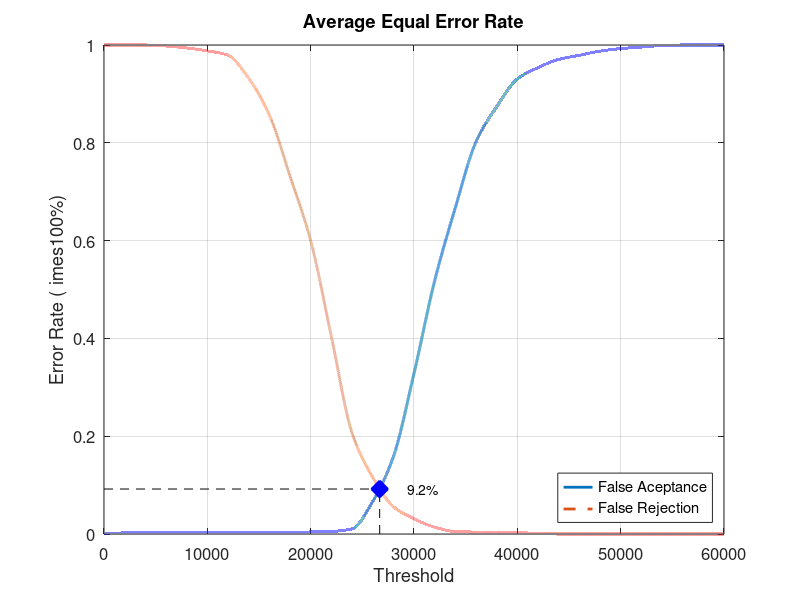
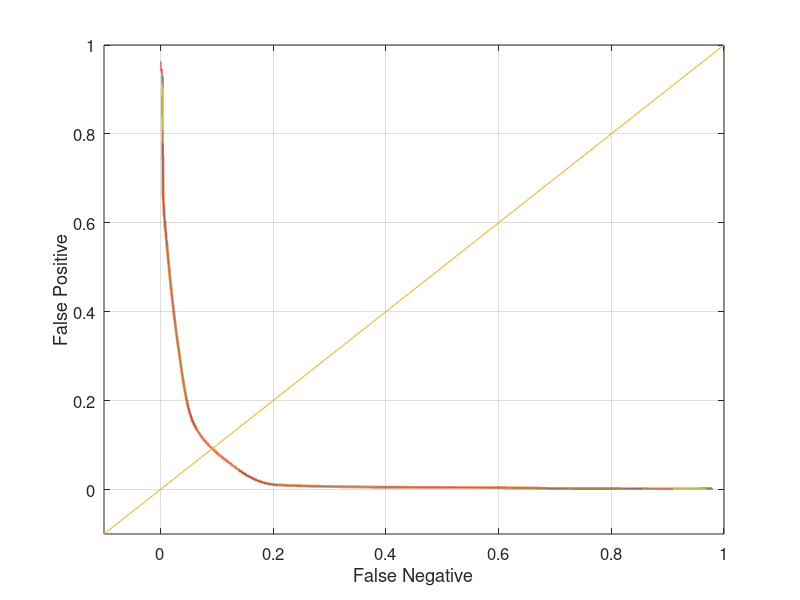

Source code (MATLAB) for these figures, in order:
close all;
clear;
clc;
x = 0:2000:60000;
xq = 0:0.5:60000;

y0 = [0 0.00210526 0.00210526 0.00210526 0.00210526 0.00210526 0.00210526 0.00210526 0.00210526 0.00210526 0.00421053 0.00526316 0.0105263 0.0663158 0.157895 0.328421 0.517895 0.667368 0.802105 0.873684 0.930526 0.953684 0.970526 0.978947 0.987368 0.992632 0.99579 0.998947 1 1 1]
yy0 = interp1(x, y0, xq, 'pchip');
y1 = [1 1 1 0.998 0.994 0.988 0.979 0.932 0.857 0.732 0.6 0.404 0.207 0.116 0.056 0.031 0.014 0.005 0.004 0.004 0.003 0.001 0 0 0 0 0 0 0 0 0]
yy1 = interp1(x, y1, xq, 'pchip');

% Calculating EER: 
y2 = abs(y0 - y1);
find(y2 == min(y2))
yy2 = abs(yy0 - yy1);
xEER = find(yy2 == min(yy2));
xEERIndex = xq(xEER) % X-axis EER
yEER = yy0(xEER) % Y-axis EER

main = figure
plot(xq, yy0,'-','LineWidth', 2);	hold on
plot(xq, yy1,'--','LineWidth', 2);	hold on
plot([xEERIndex xEERIndex], [0 yEER], 'k--');	hold on
plot([0 xEERIndex], [yEER yEER], 'k--');	hold on
plot(xEERIndex, yEER, 'bx', 'LineWidth', 10);	hold on
text(xEERIndex + 10 * xEERIndex / 100, yEER, [num2str(round((10000 * yEER)) / 100) '%'])
legend('False Aceptance', 'False Rejection', 'Location', 'SouthEast')
xlabel('Threshold')
ylabel('Error Rate (	imes100%)')
title('Average Equal Error Rate')
set(gca, 'FontSize', 12)
axis([0 60000 0 1])
grid on

print(main, 'Database1AverageMain', '-dpng');
FNRxFPR = figure('Color', [1 1 1]);
plot(yy1, yy0, '-', yy1, yy0, 'LineWidth', 2);
hold on
y = -0.1:0.1:1
plot(y, y); 
set(gca, 'FontSize', 12)
xlabel('False Negative')
ylabel('False Positive')
axis([-0.1 1 -0.1 1])
set(gca, 'FontSize', 12)
grid on

print(FNRxFPR, 'Database1AverageFNRxFPR','-dpng');
